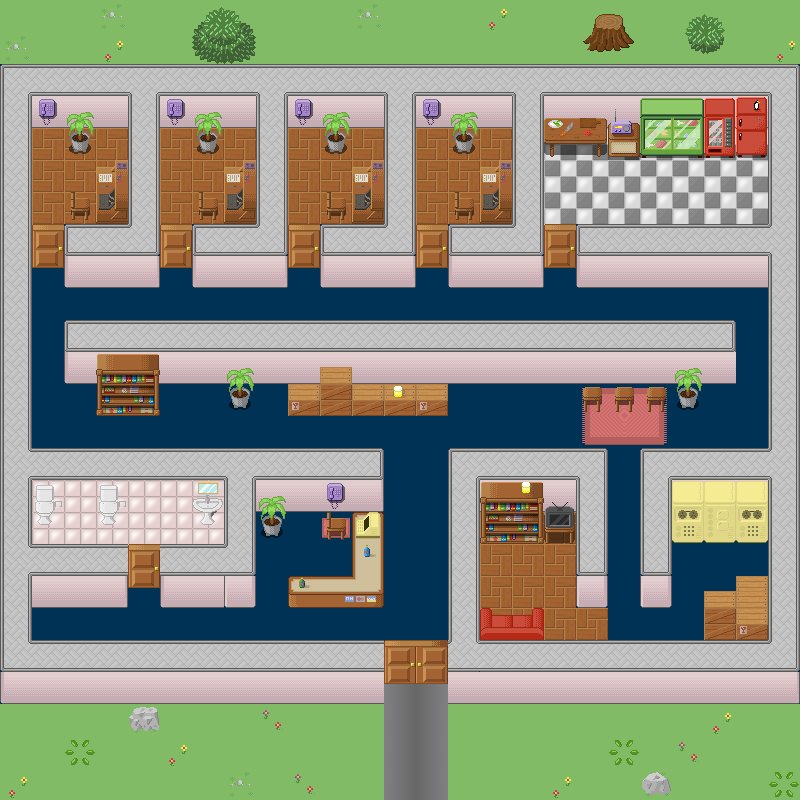

Below is a game level as drawn by its tile map, then a one-line description and the .tmx that defines it (tile-layer data replaced by summaries):
An orthogonal 25x25 tile map with 32x32 px tiles, 4 tile layers (Ground, Walls, 0_Objects, 1_Objects) and 625 objects.

<map version="1.0" orientation="orthogonal" width="25" height="25" tilewidth="32" tileheight="32">
 <tileset firstgid="1" name="free_tileset_version_10" tilewidth="32" tileheight="32">
  <image source="Content/Maps/TileSet1.png" width="480" height="1216" />
 </tileset>
 <layer name="Ground" width="25" height="25">
  <data>[625 cells, 625 non-empty, 7 distinct tile ids]</data>
 </layer>
 <layer name="Walls" width="25" height="25">
  <data>[625 cells, 278 non-empty, 19 distinct tile ids]</data>
 </layer>
 <layer name="0_Objects" width="25" height="25">
  <data>[625 cells, 138 non-empty, 75 distinct tile ids]</data>
 </layer>
 <layer name="1_Objects" width="25" height="25">
  <data>[625 cells, 8 non-empty, 5 distinct tile ids]</data>
 </layer>
 <objectgroup color="#00ff00" name="PathNodes" width="25" height="25">
  <object x="32" y="128" width="32" height="32" />
  <object x="32" y="160" width="32" height="32" />
  <object x="64" y="160" width="32" height="32" />
  <object x="64" y="192" width="32" height="32" />
  <object x="96" y="192" width="32" height="32" />
  <object x="32" y="192" width="32" height="32" />
  <object x="32" y="224" width="32" height="32" />
  <object x="32" y="352" width="32" height="32" />
  <object x="32" y="320" width="32" height="32" />
  <object x="32" y="288" width="32" height="32" />
  <object x="32" y="256" width="32" height="32" />
  <object x="32" y="480" width="32" height="32" />
  <object x="32" y="416" width="32" height="32" />
  <object x="32" y="384" width="32" height="32" />
  <object x="32" y="512" width="32" height="32" />
  <object x="64" y="480" width="32" height="32" />
  <object x="96" y="512" width="32" height="32" />
  <object x="64" y="512" width="32" height="32" />
  <object x="128" y="480" width="32" height="32" />
  <object x="96" y="480" width="32" height="32" />
  <object x="160" y="512" width="32" height="32" />
  <object x="128" y="512" width="32" height="32" />
  <object x="192" y="480" width="32" height="32" />
  <object x="160" y="480" width="32" height="32" />
  <object x="192" y="512" width="32" height="32" />
  <object x="128" y="544" width="32" height="32" />
  <object x="128" y="576" width="32" height="32" />
  <object x="32" y="608" width="32" height="32" />
  <object x="96" y="608" width="32" height="32" />
  <object x="160" y="608" width="32" height="32" />
  <object x="192" y="608" width="32" height="32" />
  <object x="128" y="608" width="32" height="32" />
  <object x="64" y="608" width="32" height="32" />
  <object x="224" y="608" width="32" height="32" />
  <object x="288" y="608" width="32" height="32" />
  <object x="352" y="608" width="32" height="32" />
  <object x="384" y="608" width="32" height="32" />
  <object x="320" y="608" width="32" height="32" />
  <object x="256" y="608" width="32" height="32" />
  <object x="416" y="608" width="32" height="32" />
  <object x="384" y="576" width="32" height="32" />
  <object x="416" y="576" width="32" height="32" />
  <object x="384" y="544" width="32" height="32" />
  <object x="416" y="512" width="32" height="32" />
  <object x="416" y="544" width="32" height="32" />
  <object x="384" y="512" width="32" height="32" />
  <object x="256" y="576" width="32" height="32" />
  <object x="288" y="544" width="32" height="32" />
  <object x="256" y="544" width="32" height="32" />
  <object x="320" y="512" width="32" height="32" />
  <object x="288" y="512" width="32" height="32" />
  <object x="320" y="544" width="32" height="32" />
  <object x="384" y="480" width="32" height="32" />
  <object x="384" y="448" width="32" height="32" />
  <object x="416" y="448" width="32" height="32" />
  <object x="384" y="416" width="32" height="32" />
  <object x="416" y="480" width="32" height="32" />
  <object x="416" y="416" width="32" height="32" />
  <object x="320" y="416" width="32" height="32" />
  <object x="352" y="416" width="32" height="32" />
  <object x="256" y="416" width="32" height="32" />
  <object x="288" y="416" width="32" height="32" />
  <object x="192" y="416" width="32" height="32" />
  <object x="224" y="416" width="32" height="32" />
  <object x="128" y="416" width="32" height="32" />
  <object x="192" y="384" width="32" height="32" />
  <object x="64" y="416" width="32" height="32" />
  <object x="160" y="384" width="32" height="32" />
  <object x="64" y="384" width="32" height="32" />
  <object x="96" y="416" width="32" height="32" />
  <object x="160" y="416" width="32" height="32" />
  <object x="256" y="384" width="32" height="32" />
  <object x="448" y="384" width="32" height="32" />
  <object x="480" y="416" width="32" height="32" />
  <object x="448" y="416" width="32" height="32" />
  <object x="480" y="384" width="32" height="32" />
  <object x="512" y="384" width="32" height="32" />
  <object x="544" y="416" width="32" height="32" />
  <object x="512" y="416" width="32" height="32" />
  <object x="544" y="384" width="32" height="32" />
  <object x="576" y="384" width="32" height="32" />
  <object x="608" y="416" width="32" height="32" />
  <object x="576" y="416" width="32" height="32" />
  <object x="608" y="384" width="32" height="32" />
  <object x="640" y="384" width="32" height="32" />
  <object x="672" y="416" width="32" height="32" />
  <object x="640" y="416" width="32" height="32" />
  <object x="128" y="288" width="32" height="32" />
  <object x="448" y="288" width="32" height="32" />
  <object x="64" y="288" width="32" height="32" />
  <object x="320" y="288" width="32" height="32" />
  <object x="96" y="288" width="32" height="32" />
  <object x="288" y="288" width="32" height="32" />
  <object x="224" y="288" width="32" height="32" />
  <object x="256" y="288" width="32" height="32" />
  <object x="640" y="288" width="32" height="32" />
  <object x="416" y="288" width="32" height="32" />
  <object x="352" y="288" width="32" height="32" />
  <object x="672" y="288" width="32" height="32" />
  <object x="160" y="288" width="32" height="32" />
  <object x="192" y="288" width="32" height="32" />
  <object x="704" y="288" width="32" height="32" />
  <object x="608" y="288" width="32" height="32" />
  <object x="480" y="288" width="32" height="32" />
  <object x="576" y="288" width="32" height="32" />
  <object x="512" y="288" width="32" height="32" />
  <object x="384" y="288" width="32" height="32" />
  <object x="544" y="288" width="32" height="32" />
  <object x="416" y="640" width="32" height="32" />
  <object x="384" y="640" width="32" height="32" />
  <object x="608" y="480" width="32" height="32" />
  <object x="608" y="448" width="32" height="32" />
  <object x="608" y="544" width="32" height="32" />
  <object x="608" y="512" width="32" height="32" />
  <object x="608" y="608" width="32" height="32" />
  <object x="608" y="576" width="32" height="32" />
  <object x="640" y="608" width="32" height="32" />
  <object x="704" y="544" width="32" height="32" />
  <object x="672" y="608" width="32" height="32" />
  <object x="672" y="576" width="32" height="32" />
  <object x="672" y="544" width="32" height="32" />
  <object x="736" y="544" width="32" height="32" />
  <object x="576" y="608" width="32" height="32" />
  <object x="544" y="608" width="32" height="32" />
  <object x="512" y="544" width="32" height="32" />
  <object x="512" y="576" width="32" height="32" />
  <object x="544" y="544" width="32" height="32" />
  <object x="544" y="576" width="32" height="32" />
  <object x="480" y="544" width="32" height="32" />
  <object x="704" y="384" width="32" height="32" />
  <object x="480" y="576" width="32" height="32" />
  <object x="704" y="416" width="32" height="32" />
  <object x="736" y="416" width="32" height="32" />
  </objectgroup>
 <objectgroup color="#ff0000" name="DeadZones" width="25" height="25">
  <!-- 440 objects omitted --></objectgroup>
</map>
<!-- 492 of 625 objects omitted -->